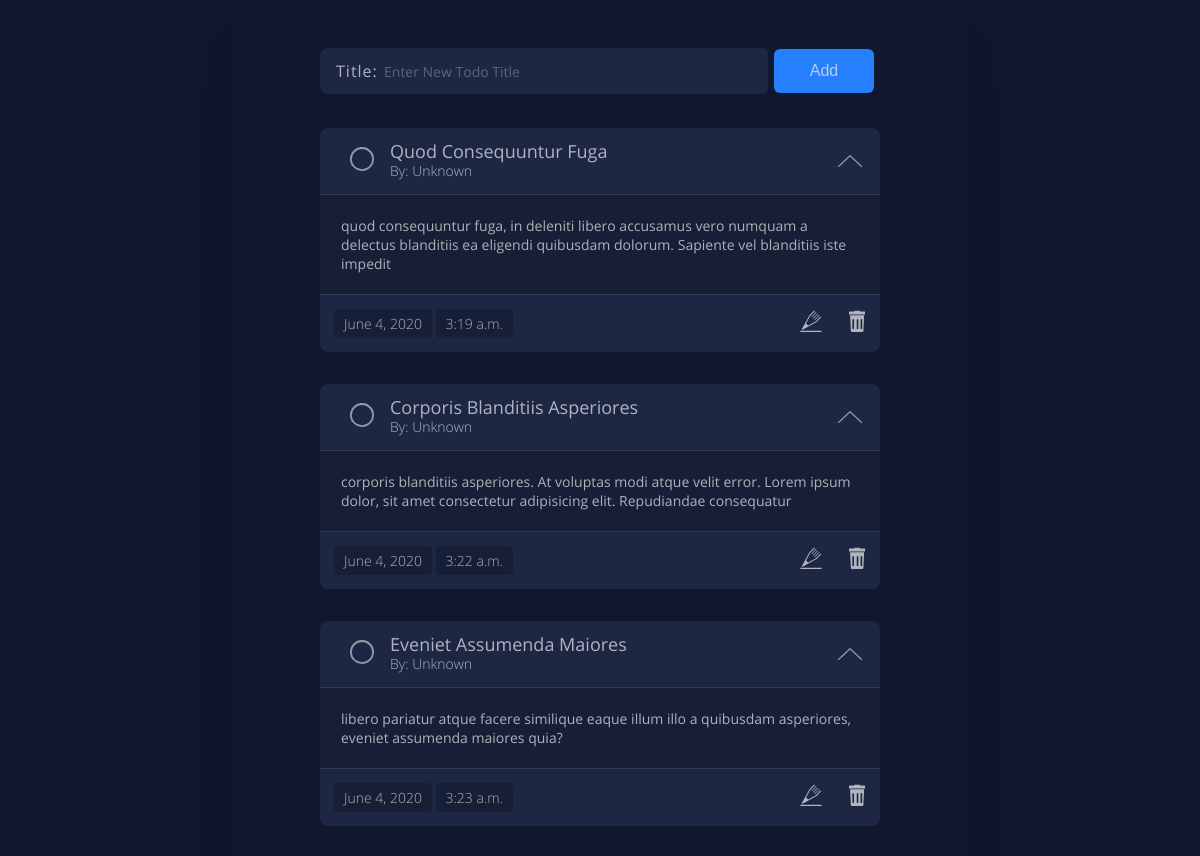
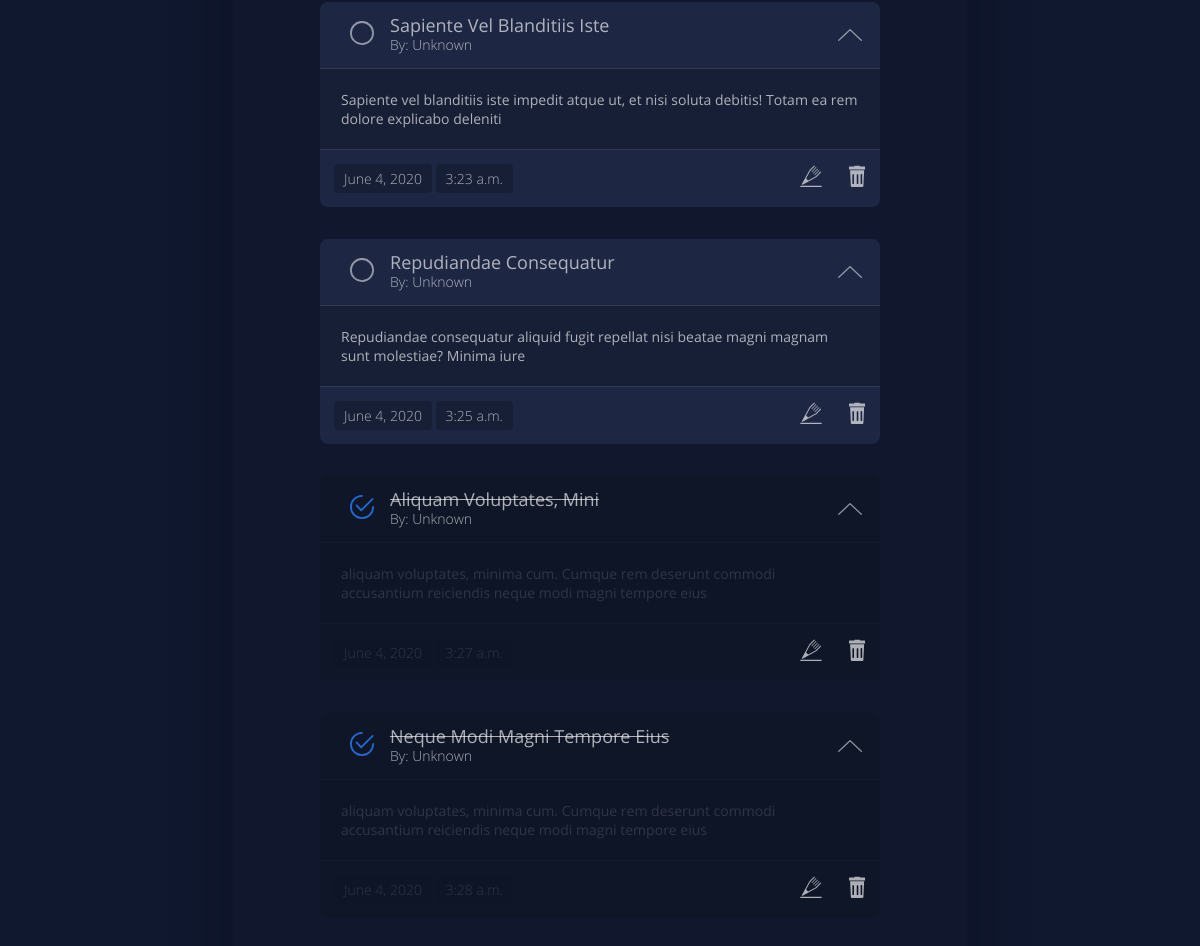
The page /todos on the database as committed earlier (2 pictures, top to bottom).
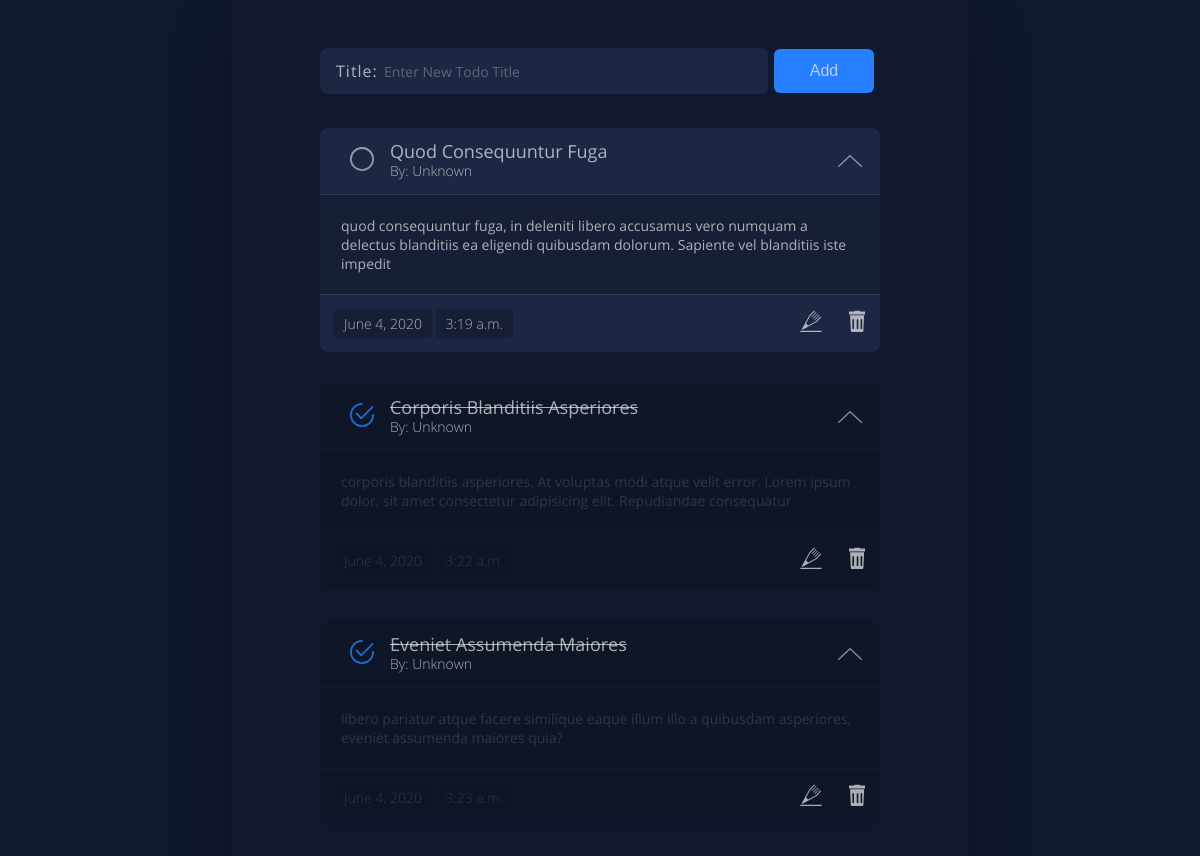
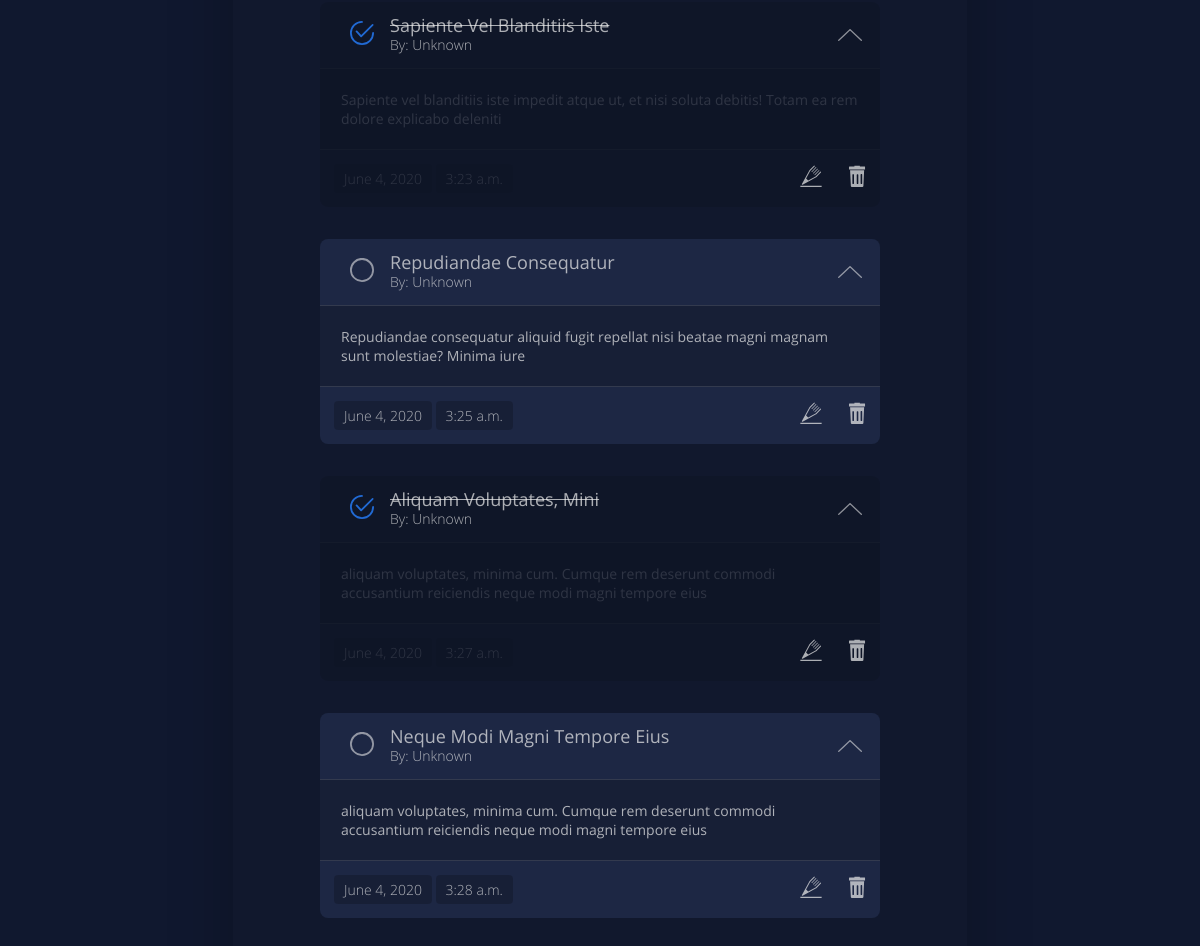
The same page on the database as committed later (2 pictures, top to bottom).
### todos/models.py (models this page shows, shortened)
class Todo(models.Model):
    title = models.CharField(max_length=30, null=False)
    description = models.CharField(max_length=1000, null=False)
    isComplete = models.BooleanField(default=False, null=False)
    date_created = models.DateField(default=datetime.date.today)
    time_created = models.TimeField(default=datetime.datetime.now)

### todos/views.py (the view, shortened to what this page needs)
# urls.py: path('todos', include('todos.urls')),
def todos(request):
    if request.method == 'GET':
        all_todos = Todo.objects.all
        return render(request, 'todos/todos.html', {'all_todos': all_todos})

### templates/todos/todos.html (shortened to what this page needs)
{% extends 'base.html' %}{% load static %}
{% block css %}
<link rel="stylesheet" href="{% static 'css/todos.css' %}" />
{% endblock %}
{% block content %}
<main class="container">
    <form id="todo-form" class="form-container " method="POST" action="{% url 'todos' %}">
      <div class="form-control input-title">
        <label for="title">Title:</label>
      <input autocomplete=false required name="title" type="text" id="title" placeholder="Enter new Todo Title" />
      </div>
      <button type="submit">Add</button>
    </form>
  <div class="todos-list">
    {% for todo in all_todos %}
      {% if todo.isComplete %}
        <div class="card card-complete">
          <div class="card-header">
            <a href="{% url 'isComplete' todo.id %}" class="complete-link">
            </a>
        {% else %}
        <div class="card card-not-complete">
          <div class="card-header">
            <a href="{% url 'isComplete' todo.id %}" class="not-complete-link">
              <svg xmlns="http://www.w3.org/2000/svg" width="24" height="24" viewBox="0 0 24 23.796">
                <path id="not-complete" d="M102.84,82.369a10.19,10.19,0,1,1-10.19,10.19A10.192,10.192,0,0,1,102.84,82.369Zm12,10.089a12,12,0,1,0-12,11.9A11.949,11.949,0,0,0,114.84,92.458Z" transform="translate(-90.84 -80.56)"/>
            </svg>
            </a>
        {% endif %}
        <h2 class="todo-title">{{todo.title}}</h2>
        <span class="user-name">By: Unknown</span>
        </div>
      <div class="card-body">
        <p>{{todo.description}}</p>
      </div>
      <div class="card-footer">
        <div class="date-time">
          <span>{{todo.date_created}}</span>
          <span>{{todo.time_created}}</span>
        </div>
        <div class="links">
          <a href="{% url 'delete' todo.id %}">
          </a>
          <a href="{% url 'delete' todo.id %}">
          </a>
        </div>
      </div>
    </div>
    {% endfor %}
</main>
{% endblock %}

### templates/base.html (shortened to what this page needs)
{% load static %}
<!DOCTYPE html>
<html lang="en">
  <head>
    <link rel="stylesheet" href="{% static 'css/base.css' %}" />
    {% block css %} {% endblock %}
  </head>
  <body>
    {% block content %} {% endblock %}
  </body>
</html>

### static/css/base.css (style rules this page uses)
*, *::before, *::after { margin: 0; padding: 0; box-sizing: border-box; }
:root { --bg-color: rgba(16, 24, 47, 1); --fg-color: rgba(29, 39, 68, 1); --white: rgba(239, 239, 239, 0.7); --accent-1: rgba(38, 127, 255, 1); --accent-2: #00d3ff; }
body { font-family: OpenSans, Arial, Helvetica, sans-serif; background-color: var(--bg-color); font-size: 0.875rem; color: var(--white); position: relative; padding: 0; margin: 0; z-index: -2; height: 100vh; }

Rows that differ between the two databases and show on the page:
changed Todo "Corporis Blanditiis Asperiores": isComplete False → True (drawn)
changed Todo "Eveniet Assumenda Maiores": isComplete False → True (drawn)
changed Todo "Sapiente Vel Blanditiis Iste": isComplete False → True (drawn)
changed Todo "Neque Modi Magni Tempore Eius": isComplete True → False (drawn)
